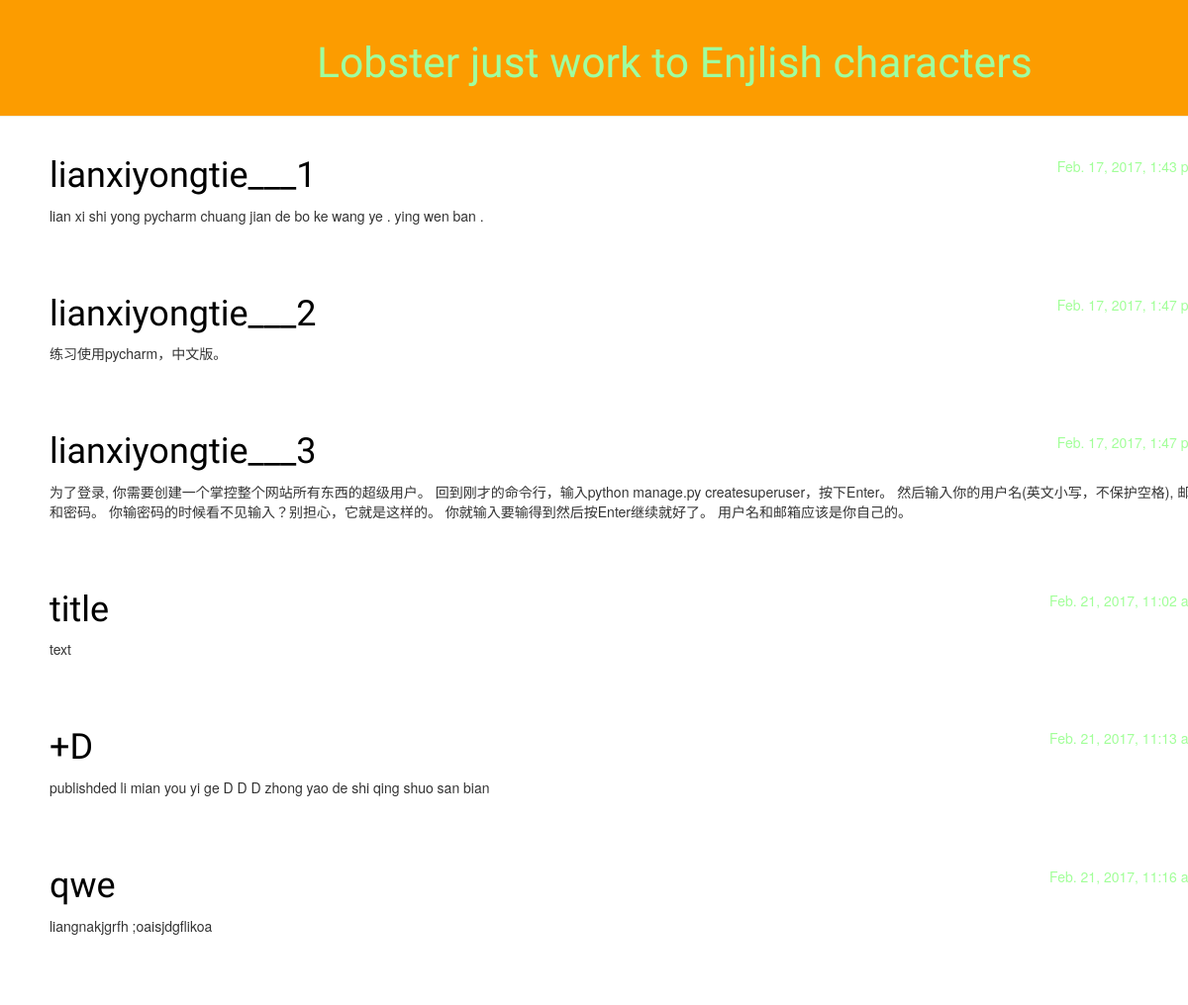
/, run on an earlier commit of the app's database.
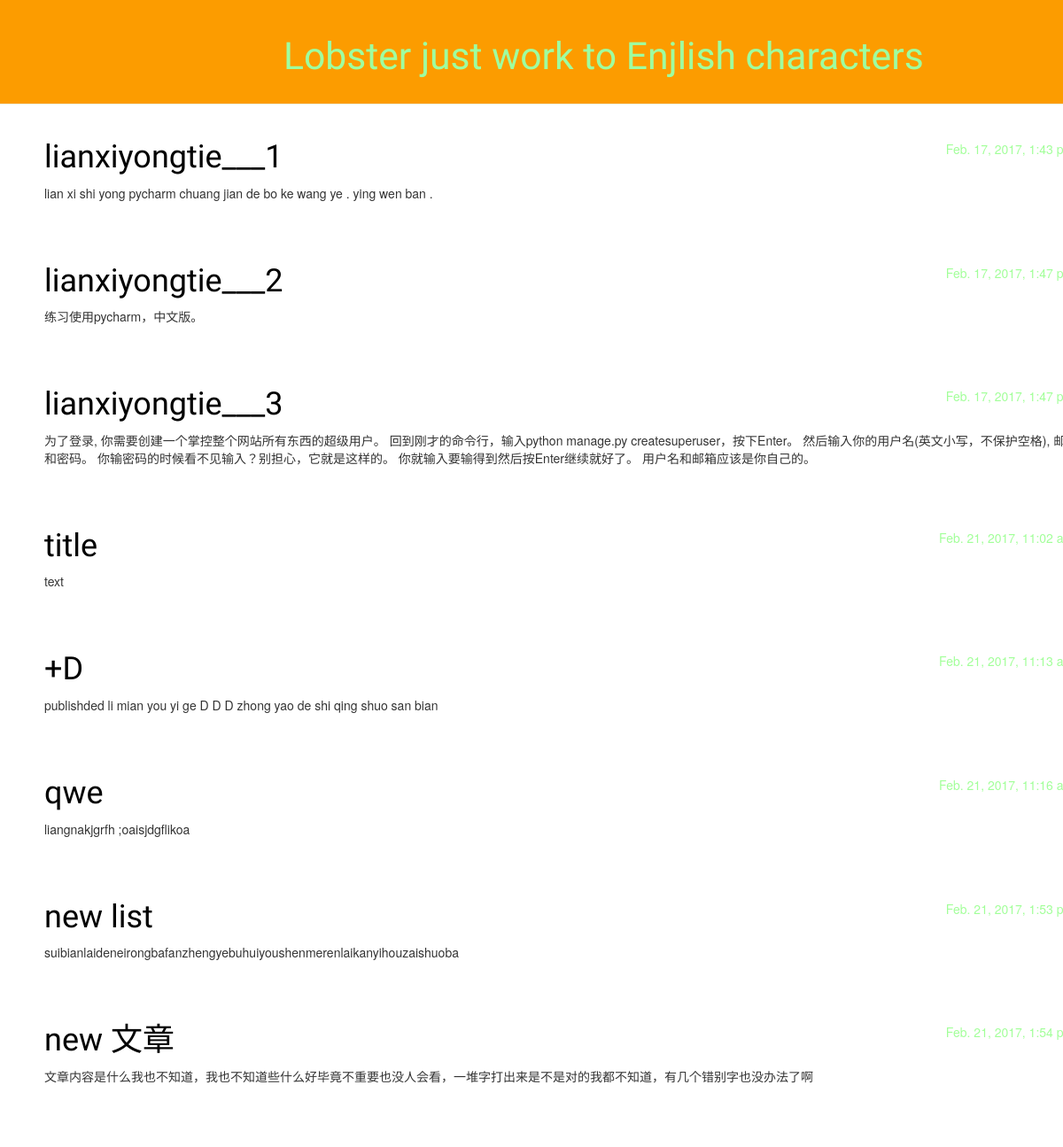
And on a later commit of the database.
### blog/models.py (models this page shows, shortened)
class Post(models.Model):
    author = models.ForeignKey('auth.User')
    title = models.CharField(max_length=200)
    text = models.TextField()
    created_date = models.DateTimeField(
        default = timezone.now
    )
    publishded_date = models.DateTimeField(
        blank = True,null = True
    )

### blog/views.py (the view)
# urls.py: url(r'^$', views.post_list, name = 'post_list'),
def post_list(request):
    posts = Post.objects.filter(publishded_date__lte=timezone.now()).order_by('publishded_date')
    return render(request, 'blog/post_list.html',{'posts': posts})

### blog/templates/blog/post_list.html
{% extends 'blog/base.html' %}
{% block content %}
 {% for post in posts %}
    <div class="post">
        <div class="date">
            {{ post.publishded_date }}
        </div>
        <h1><a href="{% url 'post_detail' pk=post.pk %}">{{ post.title }}</a></h1>
        <p>{{ post.text | linebreaksbr }}</p>
    </div>
 {% endfor %}
{% endblock content %}

### blog/templates/blog/base.html (shortened to what this page needs)
{% load staticfiles %}
<html>
    <head>
       <link rel="stylesheet" href="//maxcdn.bootstrapcdn.com/bootstrap/3.2.0/css/bootstrap.min.css">
       <link rel="stylesheet" href="//maxcdn.bootstrapcdn.com/bootstrap/3.2.0/css/bootstrap-theme.min.css">
       <link rel="stylesheet" href="{% static 'css/blog.css' %}">
    </head>
    <body background="http://fangyuan.shop.chuangyimao.com/uploads/shop/22/news/201411/141106035750b29fe498d3.jpg" height = 100 weight = 100">
       <div class="page-header">
           <h1><a href = "">Lobster just work to Enjlish characters</a></h1>
       </div>
       <div class="content container">
           <div class="row">
               <div class="col-md-13">
                   {% block content %}
                   {% endblock %}
               </div>
           </div>
       </div>
    </body>
</html>

### blog/static/css/blog.css (style rules this page uses)
h1 a { color: #000000; font-family: 'Lobster' }
body { padding-left: 00px; }
.page-header { background-color: #FC9C00; margin-top: 0; padding: 20px 20px 20px 320px; }
.page-header h1, .page-header h1 a, .page-header h1 a:visited, .page-header h1 a:active { color: #9EFFA0; font-size: 32pt; text-decoration: none; }
.content { margin-left: 50px; }
h1, h2, h3, h4 { font-family: 'Lobster', cursive; }
.date { float: right; color: #A2FF99; }
.post { margin-bottom: 70px; }
.post h1 a, .post h1 a:visited { color: #000000; }

What changed in the data, as far as the page shows it:
added Post: publishded_date "Feb. 21, 2017, 1:53…", title "new list", text "suibianlaideneirongbafanzhengyebuhuiyoushenmerenlaikanyihouzaishuoba"
added Post: publishded_date "Feb. 21, 2017, 1:54…", title "new 文章", text "文章内容是什么我也不知道，我也不知道些什么好毕竟不重要也没人会看，一堆字打出来是不是对的我都不知道，有几个错别字也没办法了啊"
